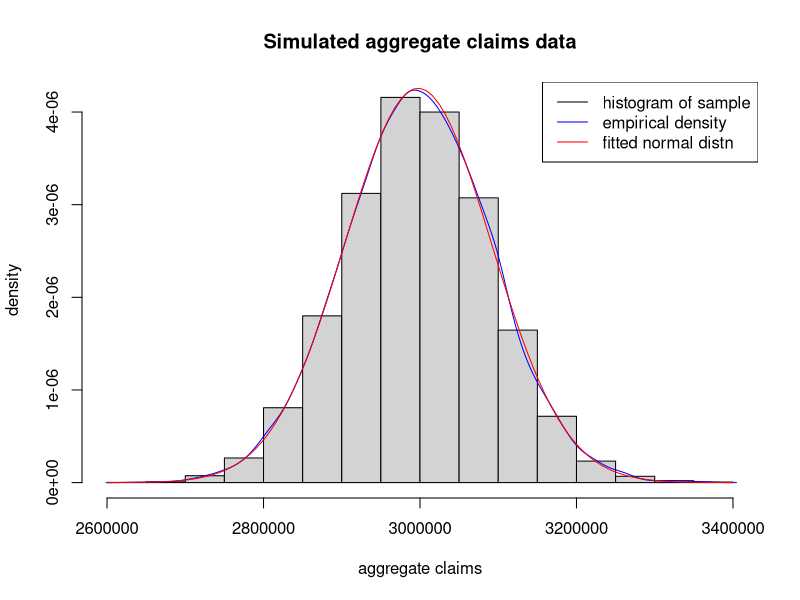
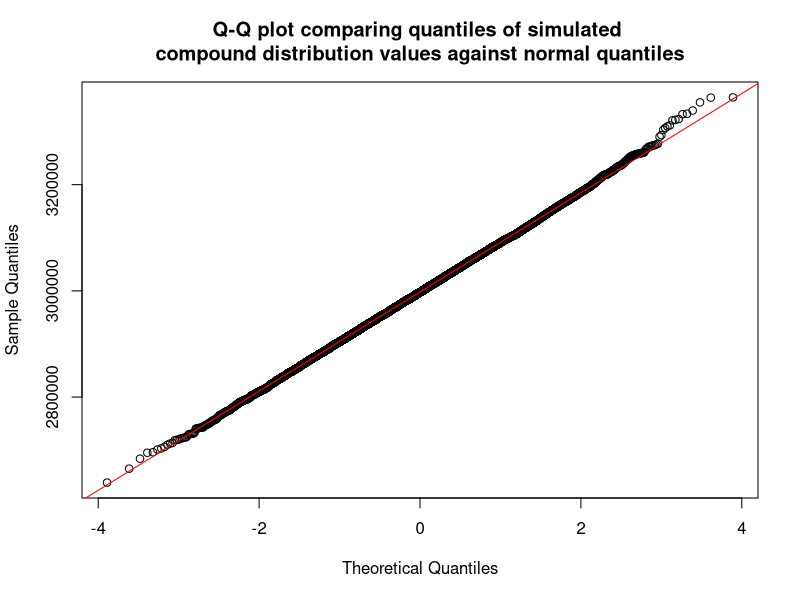
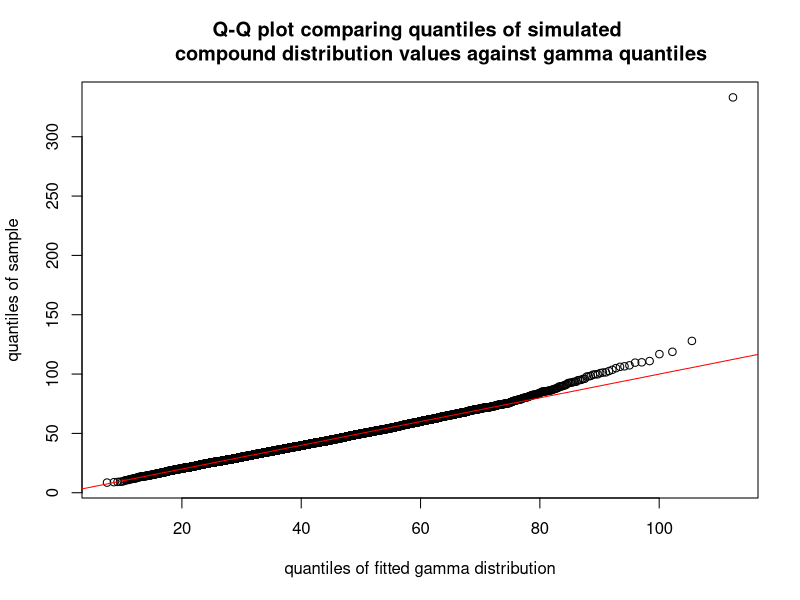
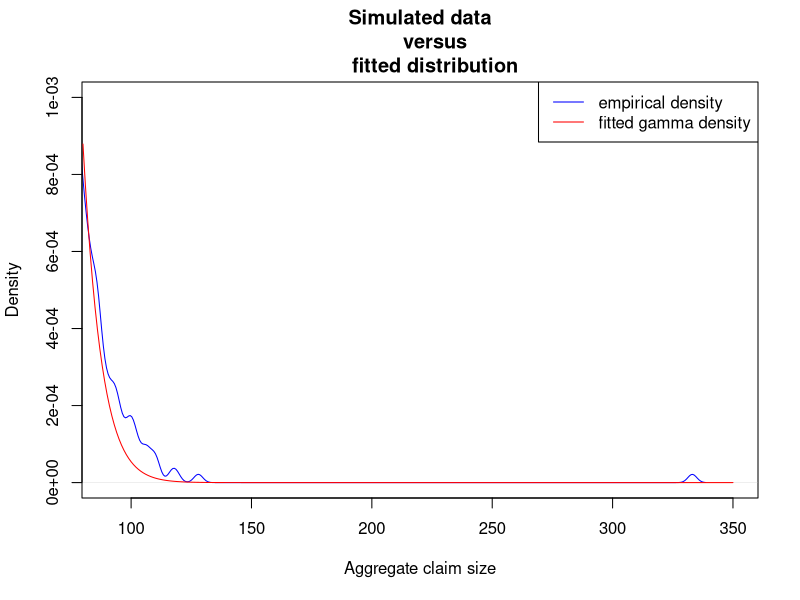
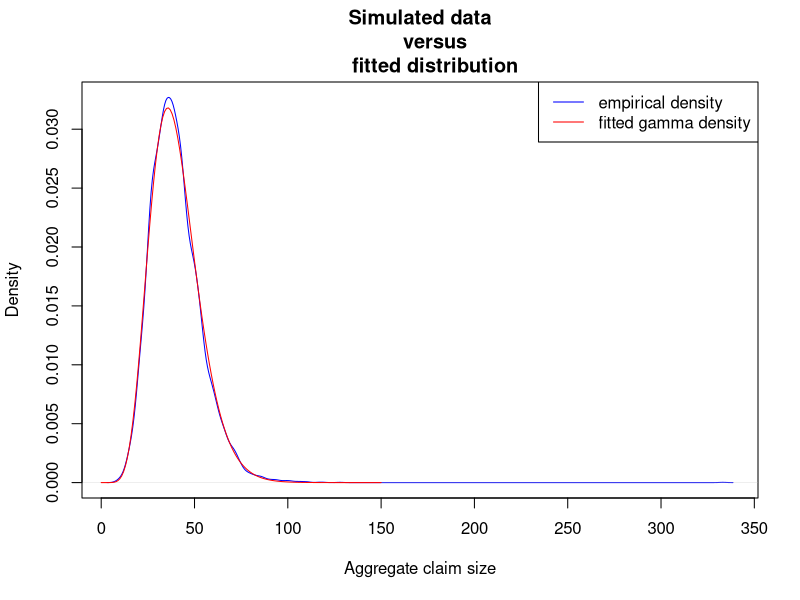
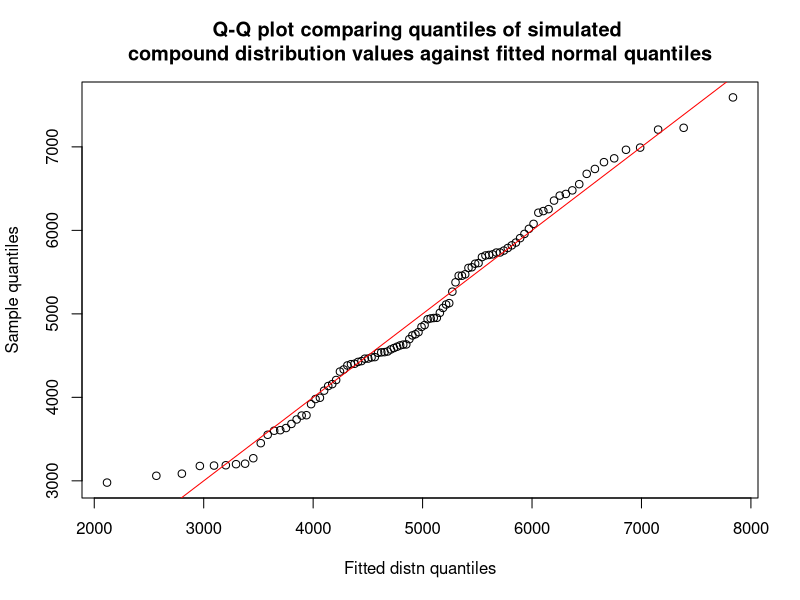
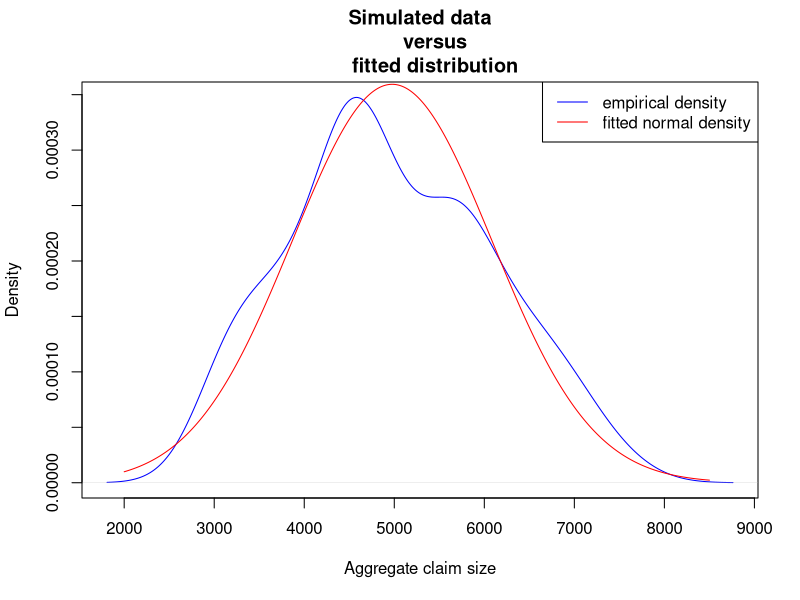
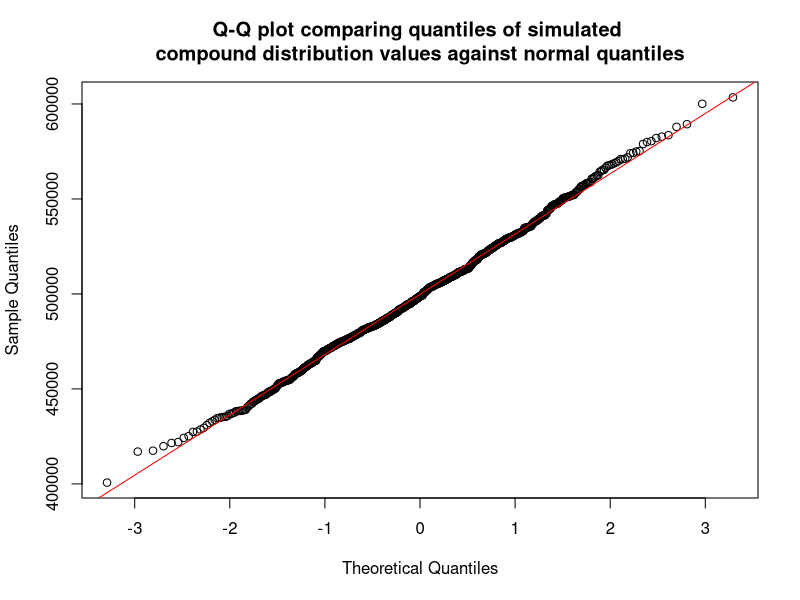

Write R code to recreate these figures, in order.
# Chapter 19 Course Notes
# Collective risk model

# Core Reading example
set.seed(123)

sims = 10000

n = rpois(sims, 1000)
s = rep(NA, sims)

x = rgamma(n[1], shape = 750, rate = 0.25)
sum(x)
s[1] = sum(x)

x <- rgamma(n[2], shape = 750, rate = 0.25)

s[2] = sum(x)

x = rgamma(n[3], shape = 750, rate = 0.25)

s[3] = sum(x)

for(i in 1:sims) {
  x = rgamma(n[i], shape = 750, rate = 0.25)
  s[i] = sum(x) 
}

# Summary
set.seed(123)

sims = 10000

n = rpois(sims, 1000)
s = rep(NA, sims)

for(i in 1:sims) {
  x = rgamma(n[i], shape = 750, rate = 0.25)
  s[i] = sum(x) 
}

# Question
set.seed(8143)
sims = 1000

n = rpois(sims,100)
s = rep(NA, sims)

for(i in 1:sims) {
  x = rexp(n[i], rate = 0.002)
  s[i] = sum(x) 
}

s[98]

# Using simulated data
set.seed(123)

sims = 10000

n = rpois(sims, 800)
s = rep(NA, sims)

for(i in 1:sims) {
  x = rgamma(n[i], shape = 900, rate = 2)
  s[i] = sum(x) 
}


length(s[s > 350000])/length(s)

# Question
mean(s)
var(s)
quantile(s, 0.5)

# Question
skewness = sum((s - mean(s))^3)/length(s)
skewness / var(s)^(3/2)

# Fitting a distribution to compound Poisson claims data
# Example
set.seed(123)

sims = 10000

n = rpois(sims, 1000)
s = rep(NA, sims)

for(i in 1:sims) {
  x = rgamma(n[i], shape = 750, rate = 0.25)
  s[i] = sum(x) 
}

(mu = mean(s))
(sigma = sd(s) * sqrt((sims - 1) / sims))

library(MASS)
fitdistr(s, "normal")

# Analysing gooness of fit
hist(s, main = "Simulated aggregate claims data", 
     xlab = "aggregate claims",
     ylab = "density",
     prob = TRUE)

lines(density(s), col = "blue")
curve(dnorm(x, mu, sigma), add = TRUE, col = "red")

legend("topright", legend = c("histogram of sample",
                              "empirical density", 
                              "fitted normal distn"),
       col = c("black", "blue", "red"), lty = 1)

qqnorm(s, main = "Q-Q plot comparing quantiles of simulated 
compound distribution values against normal quantiles")
qqline(s, col = "red")



# The compound binomial distribution
# Example
set.seed(123)

sims = 10000

n = rpois(sims, 1000)
s = rep(NA, sims)

for(i in 1:sims) {
  x = rgamma(n[i], shape = 750, rate = 0.25)
  s[i] = sum(x) 
}

set.seed(123)

sims = 2000

n = rbinom(sims, size = 500, prob = 0.7)
s = rep(NA, sims)

for(i in 1:sims) {
  x <- rnorm(n[i], mean = 1000, sd = 32)
  s[i] <- sum(x) 
}

summary(s)

# Question
set.seed(123)

sims = 10000

n = rbinom(sims, size = 80, prob = 0.3)
t = rep(NA, sims)

rpareto <- function(n, a, lambda){
  lambda * ((1 - runif(n))^(-1/a) - 1)
}

for(i in 1:sims) {
  x = rpareto(n[i], a = 4, lambda = 5)
  t[i] <- sum(x) 
}

tail(t, 5)

# Using simulated data
# Question 
quantile(t, 0.95)

# Fitting a distribution to  compound binomial claims data
# Question
f <- function(params) {
  lnL <- dgamma(t, shape = params[1], rate = params[2], log = TRUE)
  sum(-lnL)
}

p <- c(10, 10)
nlm<-nlm(f, p); nlm

library(MASS)
fitdistr(t, "gamma")

# Analysing goodness of fit
a <- nlm$estimate[1]
l <- nlm$estimate[2]

comparison.qs = qgamma(ppoints(length(t)), a, l)
qqplot(comparison.qs, t, main = "Q-Q plot comparing quantiles of simulated 
       compound distribution values against gamma quantiles",
       ylab = "quantiles of sample",
       xlab = "quantiles of fitted gamma distribution")

abline(0, 1, col = "red")

# Question
plot(density(t), xlim = c(90, 350), ylim = c(0, 0.001),
     main = "Simulated data
     versus
     fitted distribution", xlab = "Aggregate claim size", col = "blue")
agg <- seq(from = 80, to = 350)
y <- dgamma(agg, shape = a, rate = l)
lines(agg, y, col = "red")
legend("topright", legend = c("empirical density", "fitted gamma density"),
       col = c("blue", "red"), lty = 1)

plot(density(t), main =
       "Simulated data
     versus
     fitted distribution", xlab = "Aggregate claim size", col = "blue")
agg <- seq(from = 0, to = 150)
y <- dgamma(agg, shape = a, rate = l)
lines(agg, y, col = "red")
legend("topright", legend = c("empirical density", "fitted gamma density"),
       col = c("blue", "red"), lty = 1)

# The compound negative binomial distribution
# Example
set.seed(123)

sims = 10000

n = rpois(sims, 1000)
s = rep(NA, sims)

for(i in 1:sims) {
  x = rgamma(n[i], shape = 750, rate = 0.25)
  s[i] = sum(x) 
}


set.seed(123)

sims = 1000

n = rnbinom(sims, size = 700, prob = 0.2)
s = rep(NA, sims)

for(i in 1:sims) {
  x = rlnorm(n[i], meanlog = 4, sdlog = 3)
  s[i] <- sum(x) 
}

summary(s)

# Question
set.seed(123)

sims = 10
n = rnbinom(sims, size = 5, prob = 0.8)
w = rep(NA, sims)

rburr <- function(n, a, lambda, g){
  (lambda*((1 - runif(n))^(-1/a) - 1))^(1/g)
}

for(i in 1:sims) {
  x <- rburr(n[i], a = 0.3, lambda = 10, g = 1.2)
  w[i] <- sum(x) 
}

w

# Using simulated data
# Question
length(w[w > 2000])/length(w)

# Fitting a distribution to compound negative binomial claims data
# Question
set.seed(19)

sims = 100

n = rnbinom(sims, size = 20, prob = 0.1)
s = rep(NA, sims)

for(i in 1:sims) {
  x = rlnorm(n[i], meanlog = 3, sdlog = 0.8)
  s[i] = sum(x) 
}

(mu = mean(s))
(sigma = sd(s) * sqrt((sims - 1)/ sims))

# Analysing goodness of fit
# Question

comparison.qs = qnorm(ppoints(length(s)), mu, sigma)

qqplot(comparison.qs, s, main = "Q-Q plot comparing quantiles of simulated 
compound distribution values against fitted normal quantiles",
       xlab = "Fitted distn quantiles",
       ylab = "Sample quantiles")
abline(0, 1, col = "red")

# Question
plot(density(s),main="Simulated data
     versus
     fitted distribution",xlab="Aggregate claim size",col="blue")
agg <- seq(from = 2000, to = 8500)
y <- dnorm(agg, mean = mu, sd = sigma)
lines(agg, y, col = "red")
legend("topright", legend = c("empirical density", "fitted normal density"),
       col = c("blue", "red"), lty = 1)

# Excess of loss reinsurance
# Example
set.seed(123)

sims = 10000

n = rpois(sims, 1000)
sI = rep(NA, sims)

M = 2500

for(i in 1:sims) {
  x = rgamma(n[i], shape = 750, rate = 0.25)
  y = pmin(x, M)
  sI[i] <- sum(y) 
}

mean(sI)

# Question
# part (i)
set.seed(123)

sims = 10000

n = rpois(sims, 1000)
sR = rep(NA, sims)

M = 2500

for(i in 1:sims) {
  x = rgamma(n[i], shape = 750, rate = 0.25)
  z = pmax(0, x - M)
  sR[i] <- sum(z) 
}


# part (ii)
mean(sR)

# Aggregate excess of loss reinsurance
# Question
set.seed(123)

sims = 10000

n = rpois(sims, 1000)
s = rep(NA, sims)

for(i in 1:sims) {
  x = rgamma(n[i], shape = 750, rate = 0.25)
  s[i] <- sum(x) 
}

SR <- pmax(0, s - 3000000)

# Proportional reinsurance
# Example
set.seed(123)

sims = 1000

n = rnbinom(sims, size = 700, prob = 0.2)
s = rep(NA, sims)
for(i in 1:sims) {
  x <- rlnorm(n[i], meanlog = 4, sdlog = 3)
  s[i] <- sum(x) 
}

# Question
# Part (i)
set.seed(123)

sims = 1000

n = rnbinom(sims, size = 700, prob = 0.2)
sI = rep(NA, sims)

for(i in 1:sims) {
  x = rlnorm(n[i], meanlog = 4, sdlog = 3)
  y = 0.9*x
  sI[i] <- sum(y) 
}
sd(sI)

# Part (ii)
set.seed(123)

sims = 1000

n = rnbinom(sims, size = 700, prob = 0.2)
sR = rep(NA, sims)

for(i in 1:sims) {
  x = rlnorm(n[i], meanlog = 4, sdlog = 3)
  z = 0.1*x
  sR[i] <- sum(z) 
}
length(sR[sR > 1500000])/length(sR)

# Question 19-20.1

# Part (i)
k = 10; p = 0.1
mu = 10; sigma = 5^0.5

set.seed(16)

sims = 10000

n = rnbinom(sims, size = k, prob = p)
s = rep(NA, sims)

for(i in 1:sims) {
  x = rlnorm(n[i], meanlog = mu, sdlog = sigma)
  s[i] = sum(x) 
}

head(s, 5)

# Part (ii)
sample.mean = mean(s)
sample.variance = var(s)

meanN = k*(1 - p)/p
varN = k*(1 - p)/p^2

meanX = exp(mu + 0.5*sigma^2)
varX = exp(2*mu + sigma^2)*(exp(sigma^2) - 1)

meanS = meanN*meanX
varS = meanN*varX + varN*meanX^2

c(meanS, sample.mean); c(varS,sample.variance)

meanS/sample.mean; varS/sample.variance

# Part (iii)
set.seed(16)

k = 10; p = 0.1
mu = 10; sigma = 5^0.5

M = 2000000

sims = 10000

n = rnbinom(sims, size = k, prob = p)
sI = rep(NA, sims)

for(i in 1:sims) {
  x = rlnorm(n[i], meanlog = mu, sdlog = sigma)
  y = pmin(x, M)
  sI[i] = sum(y) 
}

head(sI, 5)

# Question 19-20.2

# Part (i)
sims = 1000
set.seed(1975)
n = rpois(sims, 500)
s = rep(NA, sims)

for(i in 1:sims) {
  x = rexp(n[i], rate = 0.001)
  s[i] = sum(x) 
}

tail(s, 5)

# Part (ii)
(mu = mean(s))
(sigma = sd(s) * sqrt((sims - 1) / sims))

# Part (iii)
qqnorm(s, main = "Q-Q plot comparing quantiles of simulated 
compound distribution values against normal quantiles")
qqline(s, col = "red")


plot(density(s), main = "Simulated data
     versus
     fitted distribution", xlab = "Aggregate claim size", col = "blue")
agg <- seq(from = min(s), to = max(s))
y <- dnorm(agg, mean = mu, sd = sigma)
lines(agg, y, col = "red")


# Question 19-20.3

# setwd("<file directory>")

claims = read.csv("claims.csv", header = T, sep = ",")
claims$claim.date = as.Date(claims$claim.date, format("%d/%m/%Y"))
head(claims)


#------------------------------------------------------------------------
# (i)
#------------------------------------------------------------------------


claims$wait = c(NA, diff(claims$claim.date))

head(claims)

#------------------------------------------------------------------------
# (ii)
#------------------------------------------------------------------------

(L = 1 / mean(claims$wait[-1]))

#------------------------------------------------------------------------
# (iii)
#------------------------------------------------------------------------

hist(claims$wait[-1], freq = F, main = "Histogram of times between house insurance claims", xlab = "waiting times")

lines(0:100, dexp(0:100, L), col = "red", lwd = 2)

#------------------------------------------------------------------------
# (iv)
#------------------------------------------------------------------------

(obs = hist(claims$wait[-1],
            breaks = c(seq(0, 60, 10), Inf),
            plot = F)$counts)

c(seq(0, 60, 10), Inf)
pexp(c(seq(0, 60, 10), Inf), L)

(probs = diff(pexp(c(seq(0, 60, 10), Inf), L)))

(exp = probs * length(claims$wait[-1]))

obs.exp = data.frame(bins = c(">0-10", ">10-20", ">20-30",
                              ">30-40", ">40-50", ">50-60",
                              ">60"),
                     obs = obs,
                     exp = exp)
obs.exp

chisq.test(obs, p = exp, rescale.p = TRUE)

# chisq.test(obs, p = probs)

# sum((obs - exp)^2/exp)
# qchisq(0.95, 6)
# pchisq(sum((obs - exp)^2/exp), 6, lower = FALSE)

#------------------------------------------------------------------------
# (v)
#------------------------------------------------------------------------

(m = mean(claims$claim.cost))

(s = sd(claims$claim.cost))

(beta = m/s^2)

(alpha = beta*m)


#------------------------------------------------------------------------
# (vi)
#------------------------------------------------------------------------

(LY = 365 * L)

LY * m

sqrt(LY * (s^2 + m^2))